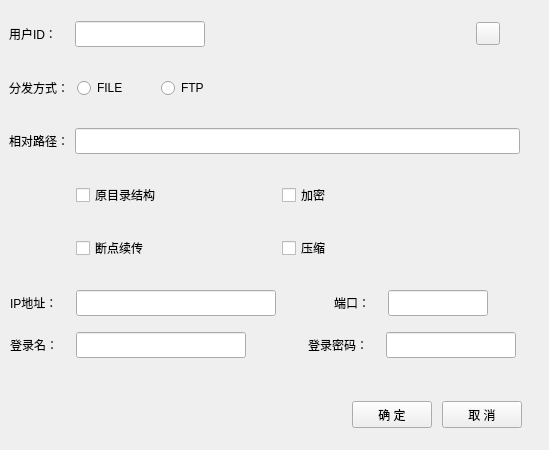
<?xml version="1.0" encoding="UTF-8"?>
<ui version="4.0">
 <class>addUser</class>
 <widget class="QWidget" name="addUser">
  <property name="geometry">
   <rect>
    <x>0</x>
    <y>0</y>
    <width>549</width>
    <height>450</height>
   </rect>
  </property>
  <property name="windowTitle">
   <string>Form</string>
  </property>
  <widget class="QWidget" name="">
   <property name="geometry">
    <rect>
     <x>9</x>
     <y>20</y>
     <width>521</width>
     <height>28</height>
    </rect>
   </property>
   <layout class="QHBoxLayout" name="horizontalLayout">
    <property name="spacing">
     <number>18</number>
    </property>
    <property name="rightMargin">
     <number>30</number>
    </property>
    <item>
     <widget class="QLabel" name="label">
      <property name="text">
       <string>用户ID：</string>
      </property>
     </widget>
    </item>
    <item>
     <widget class="QLineEdit" name="le_ID">
      <property name="minimumSize">
       <size>
        <width>0</width>
        <height>26</height>
       </size>
      </property>
      <property name="maximumSize">
       <size>
        <width>130</width>
        <height>16777215</height>
       </size>
      </property>
     </widget>
    </item>
    <item>
     <spacer name="horizontalSpacer">
      <property name="orientation">
       <enum>Qt::Horizontal</enum>
      </property>
      <property name="sizeHint" stdset="0">
       <size>
        <width>40</width>
        <height>20</height>
       </size>
      </property>
     </spacer>
    </item>
    <item>
     <widget class="QToolButton" name="toolButton">
      <property name="text">
       <string/>
      </property>
     </widget>
    </item>
   </layout>
  </widget>
  <widget class="QWidget" name="">
   <property name="geometry">
    <rect>
     <x>9</x>
     <y>74</y>
     <width>521</width>
     <height>28</height>
    </rect>
   </property>
   <layout class="QHBoxLayout" name="horizontalLayout_2">
    <property name="spacing">
     <number>8</number>
    </property>
    <item>
     <widget class="QLabel" name="label_2">
      <property name="minimumSize">
       <size>
        <width>0</width>
        <height>26</height>
       </size>
      </property>
      <property name="text">
       <string>分发方式：</string>
      </property>
     </widget>
    </item>
    <item>
     <widget class="QRadioButton" name="rBtn_file">
      <property name="text">
       <string>FILE</string>
      </property>
     </widget>
    </item>
    <item>
     <spacer name="horizontalSpacer_6">
      <property name="orientation">
       <enum>Qt::Horizontal</enum>
      </property>
      <property name="sizeType">
       <enum>QSizePolicy::Preferred</enum>
      </property>
      <property name="sizeHint" stdset="0">
       <size>
        <width>25</width>
        <height>20</height>
       </size>
      </property>
     </spacer>
    </item>
    <item>
     <widget class="QRadioButton" name="rBtn_ftp">
      <property name="text">
       <string>FTP</string>
      </property>
     </widget>
    </item>
    <item>
     <spacer name="horizontalSpacer_2">
      <property name="orientation">
       <enum>Qt::Horizontal</enum>
      </property>
      <property name="sizeHint" stdset="0">
       <size>
        <width>40</width>
        <height>20</height>
       </size>
      </property>
     </spacer>
    </item>
   </layout>
  </widget>
  <widget class="QWidget" name="">
   <property name="geometry">
    <rect>
     <x>9</x>
     <y>127</y>
     <width>521</width>
     <height>28</height>
    </rect>
   </property>
   <layout class="QHBoxLayout" name="horizontalLayout_3">
    <property name="rightMargin">
     <number>10</number>
    </property>
    <item>
     <widget class="QLabel" name="label_3">
      <property name="text">
       <string>相对路径：</string>
      </property>
     </widget>
    </item>
    <item>
     <widget class="QLineEdit" name="le_path">
      <property name="minimumSize">
       <size>
        <width>0</width>
        <height>26</height>
       </size>
      </property>
     </widget>
    </item>
   </layout>
  </widget>
  <widget class="QWidget" name="">
   <property name="geometry">
    <rect>
     <x>9</x>
     <y>181</y>
     <width>521</width>
     <height>28</height>
    </rect>
   </property>
   <layout class="QHBoxLayout" name="horizontalLayout_4">
    <property name="leftMargin">
     <number>67</number>
    </property>
    <item>
     <widget class="QCheckBox" name="ckb_KeepDir">
      <property name="minimumSize">
       <size>
        <width>0</width>
        <height>26</height>
       </size>
      </property>
      <property name="maximumSize">
       <size>
        <width>200</width>
        <height>16777215</height>
       </size>
      </property>
      <property name="text">
       <string>原目录结构</string>
      </property>
     </widget>
    </item>
    <item>
     <widget class="QCheckBox" name="ckb_Encrypt">
      <property name="minimumSize">
       <size>
        <width>0</width>
        <height>26</height>
       </size>
      </property>
      <property name="text">
       <string>加密</string>
      </property>
     </widget>
    </item>
   </layout>
  </widget>
  <widget class="QWidget" name="">
   <property name="geometry">
    <rect>
     <x>9</x>
     <y>234</y>
     <width>521</width>
     <height>28</height>
    </rect>
   </property>
   <layout class="QHBoxLayout" name="horizontalLayout_5">
    <property name="leftMargin">
     <number>67</number>
    </property>
    <item>
     <widget class="QCheckBox" name="ckb_Conput">
      <property name="minimumSize">
       <size>
        <width>0</width>
        <height>26</height>
       </size>
      </property>
      <property name="maximumSize">
       <size>
        <width>200</width>
        <height>16777215</height>
       </size>
      </property>
      <property name="text">
       <string>断点续传</string>
      </property>
     </widget>
    </item>
    <item>
     <widget class="QCheckBox" name="ckb_Comp">
      <property name="minimumSize">
       <size>
        <width>0</width>
        <height>26</height>
       </size>
      </property>
      <property name="text">
       <string>压缩</string>
      </property>
     </widget>
    </item>
   </layout>
  </widget>
  <widget class="QWidget" name="">
   <property name="geometry">
    <rect>
     <x>9</x>
     <y>400</y>
     <width>521</width>
     <height>29</height>
    </rect>
   </property>
   <layout class="QHBoxLayout" name="horizontalLayout_8">
    <property name="spacing">
     <number>10</number>
    </property>
    <property name="rightMargin">
     <number>8</number>
    </property>
    <item>
     <spacer name="horizontalSpacer_5">
      <property name="orientation">
       <enum>Qt::Horizontal</enum>
      </property>
      <property name="sizeHint" stdset="0">
       <size>
        <width>40</width>
        <height>20</height>
       </size>
      </property>
     </spacer>
    </item>
    <item>
     <widget class="QPushButton" name="btn_ok">
      <property name="minimumSize">
       <size>
        <width>0</width>
        <height>27</height>
       </size>
      </property>
      <property name="text">
       <string>确 定</string>
      </property>
     </widget>
    </item>
    <item>
     <widget class="QPushButton" name="btn_cancel">
      <property name="minimumSize">
       <size>
        <width>0</width>
        <height>27</height>
       </size>
      </property>
      <property name="text">
       <string>取 消</string>
      </property>
     </widget>
    </item>
   </layout>
  </widget>
  <widget class="QWidget" name="">
   <property name="geometry">
    <rect>
     <x>10</x>
     <y>289</y>
     <width>521</width>
     <height>28</height>
    </rect>
   </property>
   <layout class="QHBoxLayout" name="horizontalLayout_6">
    <property name="spacing">
     <number>18</number>
    </property>
    <item>
     <widget class="QLabel" name="label_4">
      <property name="text">
       <string>IP地址：</string>
      </property>
     </widget>
    </item>
    <item>
     <widget class="QLineEdit" name="le_IP">
      <property name="minimumSize">
       <size>
        <width>200</width>
        <height>26</height>
       </size>
      </property>
      <property name="maximumSize">
       <size>
        <width>200</width>
        <height>16777215</height>
       </size>
      </property>
     </widget>
    </item>
    <item>
     <spacer name="horizontalSpacer_3">
      <property name="orientation">
       <enum>Qt::Horizontal</enum>
      </property>
      <property name="sizeType">
       <enum>QSizePolicy::Preferred</enum>
      </property>
      <property name="sizeHint" stdset="0">
       <size>
        <width>40</width>
        <height>20</height>
       </size>
      </property>
     </spacer>
    </item>
    <item>
     <widget class="QLabel" name="label_5">
      <property name="text">
       <string>端口：</string>
      </property>
     </widget>
    </item>
    <item>
     <widget class="QLineEdit" name="le_port">
      <property name="sizePolicy">
       <sizepolicy hsizetype="Fixed" vsizetype="Fixed">
        <horstretch>0</horstretch>
        <verstretch>0</verstretch>
       </sizepolicy>
      </property>
      <property name="minimumSize">
       <size>
        <width>100</width>
        <height>26</height>
       </size>
      </property>
      <property name="maximumSize">
       <size>
        <width>100</width>
        <height>16777215</height>
       </size>
      </property>
     </widget>
    </item>
    <item>
     <spacer name="horizontalSpacer_7">
      <property name="orientation">
       <enum>Qt::Horizontal</enum>
      </property>
      <property name="sizeHint" stdset="0">
       <size>
        <width>40</width>
        <height>20</height>
       </size>
      </property>
     </spacer>
    </item>
   </layout>
  </widget>
  <widget class="QWidget" name="">
   <property name="geometry">
    <rect>
     <x>10</x>
     <y>331</y>
     <width>520</width>
     <height>28</height>
    </rect>
   </property>
   <layout class="QHBoxLayout" name="horizontalLayout_7">
    <property name="spacing">
     <number>18</number>
    </property>
    <item>
     <widget class="QLabel" name="label_7">
      <property name="text">
       <string>登录名：</string>
      </property>
     </widget>
    </item>
    <item>
     <widget class="QLineEdit" name="le_lgName">
      <property name="sizePolicy">
       <sizepolicy hsizetype="Expanding" vsizetype="Fixed">
        <horstretch>0</horstretch>
        <verstretch>0</verstretch>
       </sizepolicy>
      </property>
      <property name="minimumSize">
       <size>
        <width>170</width>
        <height>26</height>
       </size>
      </property>
      <property name="maximumSize">
       <size>
        <width>170</width>
        <height>16777215</height>
       </size>
      </property>
     </widget>
    </item>
    <item>
     <spacer name="horizontalSpacer_4">
      <property name="orientation">
       <enum>Qt::Horizontal</enum>
      </property>
      <property name="sizeType">
       <enum>QSizePolicy::Preferred</enum>
      </property>
      <property name="sizeHint" stdset="0">
       <size>
        <width>70</width>
        <height>20</height>
       </size>
      </property>
     </spacer>
    </item>
    <item>
     <widget class="QLabel" name="label_6">
      <property name="text">
       <string>登录密码：</string>
      </property>
     </widget>
    </item>
    <item>
     <widget class="QLineEdit" name="le_lgPwd">
      <property name="minimumSize">
       <size>
        <width>130</width>
        <height>26</height>
       </size>
      </property>
      <property name="maximumSize">
       <size>
        <width>130</width>
        <height>16777215</height>
       </size>
      </property>
     </widget>
    </item>
    <item>
     <spacer name="horizontalSpacer_8">
      <property name="orientation">
       <enum>Qt::Horizontal</enum>
      </property>
      <property name="sizeHint" stdset="0">
       <size>
        <width>40</width>
        <height>20</height>
       </size>
      </property>
     </spacer>
    </item>
   </layout>
  </widget>
 </widget>
 <resources>
  <include location="../../../../../../radar/YTH/Server/images/images.qrc"/>
 </resources>
 <connections/>
</ui>
